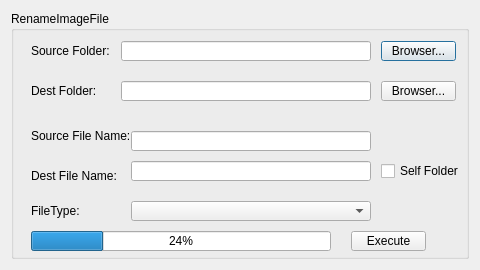
<?xml version="1.0" encoding="UTF-8"?>
<ui version="4.0">
 <class>RenameImageFileClass</class>
 <widget class="QDialog" name="RenameImageFileClass">
  <property name="geometry">
   <rect>
    <x>0</x>
    <y>0</y>
    <width>480</width>
    <height>270</height>
   </rect>
  </property>
  <property name="minimumSize">
   <size>
    <width>480</width>
    <height>270</height>
   </size>
  </property>
  <property name="maximumSize">
   <size>
    <width>480</width>
    <height>270</height>
   </size>
  </property>
  <property name="windowTitle">
   <string>RenameImageFile</string>
  </property>
  <layout class="QHBoxLayout" name="horizontalLayout">
   <item>
    <widget class="QGroupBox" name="groupBox">
     <property name="title">
      <string>RenameImageFile</string>
     </property>
     <widget class="QLabel" name="label">
      <property name="geometry">
       <rect>
        <x>20</x>
        <y>30</y>
        <width>90</width>
        <height>20</height>
       </rect>
      </property>
      <property name="text">
       <string>Source Folder:</string>
      </property>
     </widget>
     <widget class="QLabel" name="label_2">
      <property name="geometry">
       <rect>
        <x>20</x>
        <y>70</y>
        <width>90</width>
        <height>20</height>
       </rect>
      </property>
      <property name="text">
       <string>Dest Folder:</string>
      </property>
     </widget>
     <widget class="QLineEdit" name="lineEdit_sourceFolder">
      <property name="geometry">
       <rect>
        <x>110</x>
        <y>30</y>
        <width>250</width>
        <height>20</height>
       </rect>
      </property>
     </widget>
     <widget class="QLineEdit" name="lineEdit_destFolder">
      <property name="geometry">
       <rect>
        <x>110</x>
        <y>70</y>
        <width>250</width>
        <height>20</height>
       </rect>
      </property>
     </widget>
     <widget class="QPushButton" name="pushButton_sourceFolder">
      <property name="geometry">
       <rect>
        <x>370</x>
        <y>30</y>
        <width>75</width>
        <height>20</height>
       </rect>
      </property>
      <property name="text">
       <string>Browser...</string>
      </property>
     </widget>
     <widget class="QPushButton" name="pushButton_destFolder">
      <property name="geometry">
       <rect>
        <x>370</x>
        <y>70</y>
        <width>75</width>
        <height>20</height>
       </rect>
      </property>
      <property name="text">
       <string>Browser...</string>
      </property>
     </widget>
     <widget class="QCheckBox" name="checkBox_selfFolder">
      <property name="geometry">
       <rect>
        <x>370</x>
        <y>150</y>
        <width>90</width>
        <height>20</height>
       </rect>
      </property>
      <property name="text">
       <string>Self Folder</string>
      </property>
     </widget>
     <widget class="QPushButton" name="pushButton_execute">
      <property name="geometry">
       <rect>
        <x>340</x>
        <y>220</y>
        <width>75</width>
        <height>20</height>
       </rect>
      </property>
      <property name="text">
       <string>Execute</string>
      </property>
     </widget>
     <widget class="QLineEdit" name="lineEdit_destFileName">
      <property name="geometry">
       <rect>
        <x>120</x>
        <y>150</y>
        <width>240</width>
        <height>20</height>
       </rect>
      </property>
     </widget>
     <widget class="QLabel" name="label_3">
      <property name="geometry">
       <rect>
        <x>20</x>
        <y>110</y>
        <width>100</width>
        <height>29</height>
       </rect>
      </property>
      <property name="text">
       <string>Source File Name:</string>
      </property>
     </widget>
     <widget class="QLineEdit" name="lineEdit_sourceFileName">
      <property name="geometry">
       <rect>
        <x>120</x>
        <y>120</y>
        <width>240</width>
        <height>20</height>
       </rect>
      </property>
     </widget>
     <widget class="QLabel" name="label_4">
      <property name="geometry">
       <rect>
        <x>20</x>
        <y>150</y>
        <width>100</width>
        <height>29</height>
       </rect>
      </property>
      <property name="text">
       <string>Dest File Name:</string>
      </property>
     </widget>
     <widget class="QLabel" name="label_5">
      <property name="geometry">
       <rect>
        <x>20</x>
        <y>190</y>
        <width>100</width>
        <height>20</height>
       </rect>
      </property>
      <property name="text">
       <string>FileType:</string>
      </property>
     </widget>
     <widget class="QComboBox" name="comboBox_fileType">
      <property name="geometry">
       <rect>
        <x>120</x>
        <y>190</y>
        <width>240</width>
        <height>20</height>
       </rect>
      </property>
     </widget>
     <widget class="QProgressBar" name="progressBar">
      <property name="geometry">
       <rect>
        <x>20</x>
        <y>220</y>
        <width>300</width>
        <height>20</height>
       </rect>
      </property>
      <property name="value">
       <number>24</number>
      </property>
     </widget>
    </widget>
   </item>
  </layout>
 </widget>
 <layoutdefault spacing="6" margin="11"/>
 <resources/>
 <connections/>
</ui>
